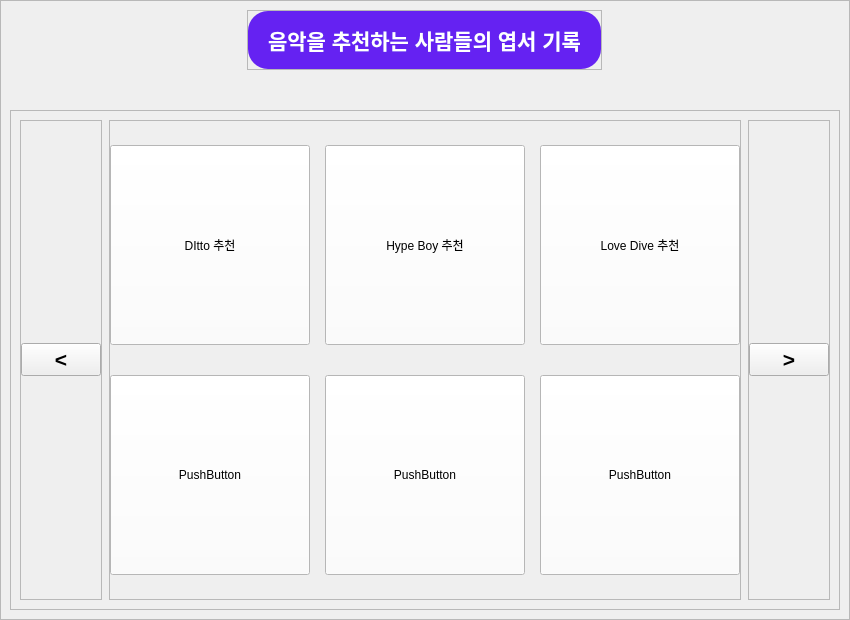
               <widget class="QWidget" name="page3">
                <layout class="QHBoxLayout" name="horizontalLayout_13">
                 <property name="leftMargin">
                  <number>0</number>
                 </property>
                 <property name="topMargin">
                  <number>0</number>
                 </property>
                 <property name="rightMargin">
                  <number>0</number>
                 </property>
                 <property name="bottomMargin">
                  <number>0</number>
                 </property>
                 <item alignment="Qt::AlignTop">
                  <widget class="QFrame" name="frame_9">
                   <property name="frameShape">
                    <enum>QFrame::StyledPanel</enum>
                   </property>
                   <property name="frameShadow">
                    <enum>QFrame::Raised</enum>
                   </property>
                   <layout class="QVBoxLayout" name="verticalLayout_11">
                    <property name="spacing">
                     <number>40</number>
                    </property>
                    <item alignment="Qt::AlignHCenter|Qt::AlignTop">
                     <widget class="QFrame" name="frame_17">
                      <property name="minimumSize">
                       <size>
                        <width>300</width>
                        <height>60</height>
                       </size>
                      </property>
                      <property name="styleSheet">
                       <string notr="true"/>
                      </property>
                      <property name="frameShape">
                       <enum>QFrame::StyledPanel</enum>
                      </property>
                      <property name="frameShadow">
                       <enum>QFrame::Raised</enum>
                      </property>
                      <layout class="QVBoxLayout" name="verticalLayout_53">
                       <property name="spacing">
                        <number>0</number>
                       </property>
                       <property name="leftMargin">
                        <number>0</number>
                       </property>
                       <property name="topMargin">
                        <number>0</number>
                       </property>
                       <property name="rightMargin">
                        <number>0</number>
                       </property>
                       <property name="bottomMargin">
                        <number>0</number>
                       </property>
                       <item alignment="Qt::AlignHCenter">
                        <widget class="QLabel" name="label_133">
                         <property name="minimumSize">
                          <size>
                           <width>0</width>
                           <height>0</height>
                          </size>
                         </property>
                         <property name="maximumSize">
                          <size>
                           <width>16777215</width>
                           <height>16777215</height>
                          </size>
                         </property>
                         <property name="font">
                          <font>
                           <pointsize>16</pointsize>
                           <weight>75</weight>
                           <bold>true</bold>
                          </font>
                         </property>
                         <property name="styleSheet">
                          <string notr="true">*{
  padding: 0px 20px 0 20px;
  border-radius: 20px;
  background-color: #6522f2;
color: #FFFFFF;
}</string>
                         </property>
                         <property name="frameShape">
                          <enum>QFrame::Box</enum>
                         </property>
                         <property name="text">
                          <string>음악을 추천하는 사람들의 엽서 기록</string>
                         </property>
                         <property name="alignment">
                          <set>Qt::AlignCenter</set>
                         </property>
                        </widget>
                       </item>
                      </layout>
                     </widget>
                    </item>
                    <item alignment="Qt::AlignTop">
                     <widget class="QFrame" name="frame_79">
                      <property name="minimumSize">
                       <size>
                        <width>0</width>
                        <height>500</height>
                       </size>
                      </property>
                      <property name="frameShape">
                       <enum>QFrame::StyledPanel</enum>
                      </property>
                      <property name="frameShadow">
                       <enum>QFrame::Raised</enum>
                      </property>
                      <layout class="QHBoxLayout" name="horizontalLayout_46">
                       <property name="spacing">
                        <number>7</number>
                       </property>
                       <item alignment="Qt::AlignLeft">
                        <widget class="QFrame" name="frame_157">
                         <property name="minimumSize">
                          <size>
                           <width>50</width>
                           <height>0</height>
                          </size>
                         </property>
                         <property name="maximumSize">
                          <size>
                           <width>16777215</width>
                           <height>16777215</height>
                          </size>
                         </property>
                         <property name="frameShape">
                          <enum>QFrame::StyledPanel</enum>
                         </property>
                         <property name="frameShadow">
                          <enum>QFrame::Raised</enum>
                         </property>
                         <layout class="QVBoxLayout" name="verticalLayout_14">
                          <property name="leftMargin">
                           <number>0</number>
                          </property>
                          <property name="topMargin">
                           <number>0</number>
                          </property>
                          <property name="rightMargin">
                           <number>0</number>
                          </property>
                          <property name="bottomMargin">
                           <number>0</number>
                          </property>
                          <item>
                           <widget class="QPushButton" name="leftButton_14">
                            <property name="font">
                             <font>
                              <pointsize>16</pointsize>
                              <weight>75</weight>
                              <bold>true</bold>
                             </font>
                            </property>
                            <property name="styleSheet">
                             <string notr="true"/>
                            </property>
                            <property name="text">
                             <string>&lt;</string>
                            </property>
                           </widget>
                          </item>
                         </layout>
                        </widget>
                       </item>
                       <item>
                        <widget class="QFrame" name="frame_80">
                         <property name="frameShape">
                          <enum>QFrame::StyledPanel</enum>
                         </property>
                         <property name="frameShadow">
                          <enum>QFrame::Raised</enum>
                         </property>
                         <layout class="QHBoxLayout" name="horizontalLayout_47">
                          <property name="leftMargin">
                           <number>0</number>
                          </property>
                          <property name="topMargin">
                           <number>0</number>
                          </property>
                          <property name="rightMargin">
                           <number>0</number>
                          </property>
                          <property name="bottomMargin">
                           <number>0</number>
                          </property>
                          <item>
                           <layout class="QGridLayout" name="gridLayout">
                            <property name="horizontalSpacing">
                             <number>15</number>
                            </property>
                            <item row="0" column="0">
                             <widget class="QPushButton" name="post1">
                              <property name="minimumSize">
                               <size>
                                <width>200</width>
                                <height>200</height>
                               </size>
                              </property>
                              <property name="styleSheet">
                               <string notr="true">background-color:white;</string>
                              </property>
                              <property name="text">
                               <string>DItto 추천</string>
                              </property>
                              <property name="iconSize">
                               <size>
                                <width>20</width>
                                <height>20</height>
                               </size>
                              </property>
                             </widget>
                            </item>
                            <item row="0" column="1">
                             <widget class="QPushButton" name="post2">
                              <property name="minimumSize">
                               <size>
                                <width>200</width>
                                <height>200</height>
                               </size>
                              </property>
                              <property name="styleSheet">
                               <string notr="true">background-color:white;</string>
                              </property>
                              <property name="text">
                               <string>Hype Boy 추천</string>
                              </property>
                              <property name="iconSize">
                               <size>
                                <width>20</width>
                                <height>20</height>
                               </size>
                              </property>
                             </widget>
                            </item>
                            <item row="0" column="2">
                             <widget class="QPushButton" name="post3">
                              <property name="minimumSize">
                               <size>
                                <width>200</width>
                                <height>200</height>
                               </size>
                              </property>
                              <property name="styleSheet">
                               <string notr="true">background-color:white;</string>
                              </property>
                              <property name="text">
                               <string>Love Dive 추천</string>
                              </property>
                              <property name="iconSize">
                               <size>
                                <width>20</width>
                                <height>20</height>
                               </size>
                              </property>
                             </widget>
                            </item>
                            <item row="1" column="0">
                             <widget class="QPushButton" name="post4">
                              <property name="minimumSize">
                               <size>
                                <width>200</width>
                                <height>200</height>
                               </size>
                              </property>
                              <property name="styleSheet">
                               <string notr="true">background-color:white;</string>
                              </property>
                              <property name="text">
                               <string>PushButton</string>
                              </property>
                              <property name="iconSize">
                               <size>
                                <width>20</width>
                                <height>20</height>
                               </size>
                              </property>
                             </widget>
                            </item>
                            <item row="1" column="1">
                             <widget class="QPushButton" name="post5">
                              <property name="minimumSize">
                               <size>
                                <width>200</width>
                                <height>200</height>
                               </size>
                              </property>
                              <property name="styleSheet">
                               <string notr="true">background-color:white;</string>
                              </property>
                              <property name="text">
                               <string>PushButton</string>
                              </property>
                              <property name="iconSize">
                               <size>
                                <width>20</width>
                                <height>20</height>
                               </size>
                              </property>
                             </widget>
                            </item>
                            <item row="1" column="2">
                             <widget class="QPushButton" name="post6">
                              <property name="minimumSize">
                               <size>
                                <width>200</width>
                                <height>200</height>
                               </size>
                              </property>
                              <property name="styleSheet">
                               <string notr="true">background-color:white;</string>
                              </property>
                              <property name="text">
                               <string>PushButton</string>
                              </property>
                              <property name="iconSize">
                               <size>
                                <width>20</width>
                                <height>20</height>
                               </size>
                              </property>
                             </widget>
                            </item>
                           </layout>
                          </item>
                         </layout>
                        </widget>
                       </item>
                       <item alignment="Qt::AlignRight">
                        <widget class="QFrame" name="frame_160">
                         <property name="minimumSize">
                          <size>
                           <width>50</width>
                           <height>0</height>
                          </size>
                         </property>
                         <property name="maximumSize">
                          <size>
                           <width>16777215</width>
                           <height>16777215</height>
                          </size>
                         </property>
                         <property name="frameShape">
                          <enum>QFrame::StyledPanel</enum>
                         </property>
                         <property name="frameShadow">
                          <enum>QFrame::Raised</enum>
                         </property>
                         <layout class="QVBoxLayout" name="verticalLayout_114">
                          <property name="leftMargin">
                           <number>0</number>
                          </property>
                          <property name="topMargin">
                           <number>0</number>
                          </property>
                          <property name="rightMargin">
                           <number>0</number>
                          </property>
                          <property name="bottomMargin">
                           <number>0</number>
                          </property>
                          <item>
                           <widget class="QPushButton" name="rightButton_14">
                            <property name="font">
                             <font>
                              <pointsize>16</pointsize>
                              <weight>75</weight>
                              <bold>true</bold>
                             </font>
                            </property>
                            <property name="styleSheet">
                             <string notr="true"/>
                            </property>
                            <property name="text">
                             <string>&gt;</string>
                            </property>
                           </widget>
                          </item>
                         </layout>
                        </widget>
                       </item>
                      </layout>
                     </widget>
                    </item>
                   </layout>
                  </widget>
                 </item>
                </layout>
               </widget>
